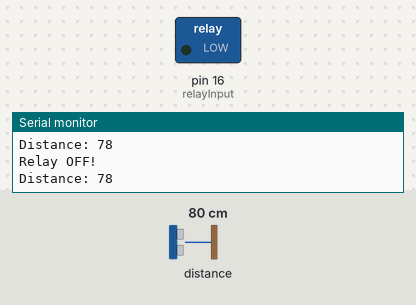
A sketch run on a simulated Arduino Uno, built with avr-gcc and run on an emulated ATmega328P. Parts: switched loads named in the sketch (green lamp = pin HIGH), the last lines printed to the serial monitor. Wiring (inferred from the names in the program): ultrasonic range finder: trigger pin 2; echo pin 0. The inputs (shaded band) are chosen by the test bench; at power-on: distance to the obstacle 80 cm. The echo pulse lasts 58.3 µs per cm; pins used as bus, display or sensor lines are not drawn.

Above: at 1.8 s.
1.9 s: distance to the obstacle set to 7 cm
4.2 s: distance to the obstacle set to 4 cm
At 7.2 s:
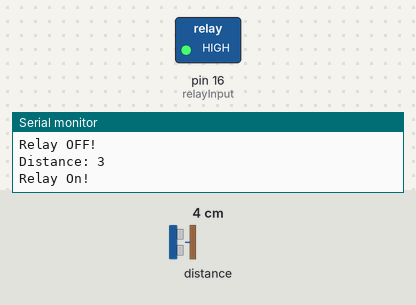
7.5 s: distance to the obstacle set to 9 cm
At 9.1 s:
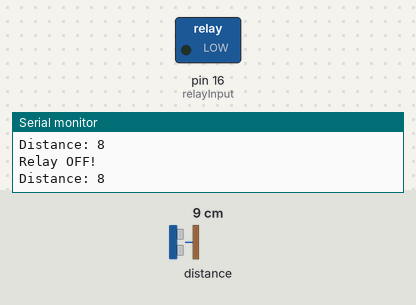
10.0 s: distance to the obstacle set to 2 cm
At 12.7 s:
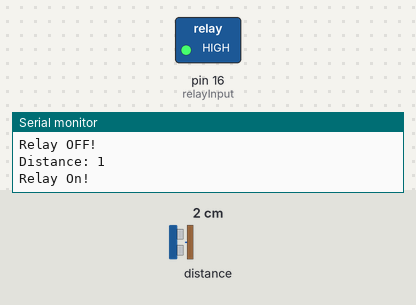
Timing chart, 0 to 14.0 s (numbered marks = the images above; inputs shaded):
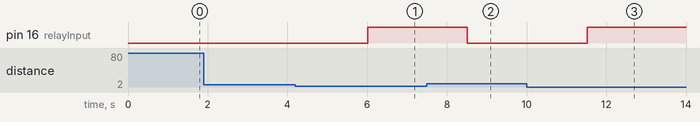

Measured:
- the behaviour switches between 6 and 5 cm on distance to the obstacle (found by bisection; images 0 and 1)
- after the input at 4.2 s, pin 16 (relayInput): LOW → HIGH after 1.8 s
- after the input at 7.5 s, pin 16 (relayInput): HIGH → LOW after 1.0 s
- after the input at 10.0 s, pin 16 (relayInput): LOW → HIGH after 1.5 s

The sketch:

Ultrasonic_Relay.ino
```cpp
const int trigPin = 2;  //D4
const int echoPin = 0;  //D3
int relayInput = 16; // D0
// defines variables
long duration;
int distance;

void setup()
{
  pinMode(trigPin, OUTPUT); // Sets the trigPin as an Output
  pinMode(echoPin, INPUT); // Sets the echoPin as an Input
  pinMode(relayInput, OUTPUT); // initialize pin as OUTPUT
  Serial.begin(9600); // Starts the serial communication
  Serial.println("Testing Relay and Ultrasonic!");

}

void loop() {

// Clears the trigPin
digitalWrite(trigPin, LOW);
delayMicroseconds(2);

// Sets the trigPin on HIGH state for 10 micro seconds
digitalWrite(trigPin, HIGH);
delayMicroseconds(10);
digitalWrite(trigPin, LOW);

// Reads the echoPin, returns the sound wave travel time in microseconds
duration = pulseIn(echoPin, HIGH);

// Calculating the distance
distance= duration*0.034/2;
// Prints the distance on the Serial Monitor
Serial.print("Distance: ");
Serial.println(distance);
delay(1000);
if(distance< 5)
{
    digitalWrite(relayInput, HIGH); // turn relay on
    Serial.println("Relay On!");
     delay(1500);
}
else
{
   digitalWrite(relayInput, LOW); // turn relay off.
   Serial.println("Relay OFF!");
}
}
```
